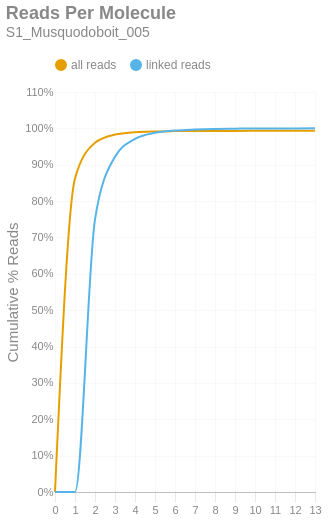

Notebook code cell kept with this figure:
### Markdown cell above
### Reads per Molecule
This chart shows the cumulative distribution of the number of reads per linked molecule. That is, how many alignments are associated with a unique molecule. This excludes the number of reads associated with invalid or absent linked-read barcodes. The `linked` histogram is the percentages recalculated when disregarding singletons.

### Code cell
if SKIPLR:
    print_html(f"Skipped")
else:
    counts = np.bincount(valids['reads'].cast(pl.Int64).to_numpy())
    weighted = counts * np.arange(len(counts))
    all_perc = weighted / n_reads
    linked_perc = weighted / n_linked_reads
    linked_perc[1] = 0
    binned_df = pl.DataFrame({
        'readsper': list(range(len(counts))),
        'all reads (cumsum)': np.cumsum(all_perc).tolist(),
        'linked reads (cumsum)': np.cumsum(linked_perc).tolist(),
    })

    with SafeRender(binned_df):
        (
            density_plot(binned_df, 'Reads Per Molecule', samplename, 'readspmol')
            .encode(
                x=alt.X('readsper:O', title=None).axis(labelAngle=0).scale(padding=0),
                y=alt.Y('value:Q', title='Cumulative % Reads').axis(format='%').stack(False),
                color=alt.Color("key:N").scale(domain=["all reads", "linked reads"]),
                tooltip=[
                    alt.Tooltip("key:N", title="Data Type"),
                    alt.Tooltip("readsper:O", title="Reads Per Molecule"),
                    alt.Tooltip("value:Q", format=".2%", title="% Reads (Cum.)")
                ]            
            )
        ).display()

### Figure 1 — Vega-Lite specification as saved in the notebook (floating-point values rounded to 4 significant figures)
{"width": "container", "height": 400, "config": {"title": {"anchor": "start", "dy": -15, "fontSize": 18, "color": "#888888", "subtitleColor": "#888888", "subtitleFontSize": 14}, "arc": {"fill": "#0072B2"}, "axis": {"domainColor": "#888888", "domainWidth": 0.5, "gridWidth": 0.2, "grid": false, "titleFontWeight": 400, "titleFontSize": 15, "labelFontSize": 11, "labelColor": "#888888", "tickColor": "#888888", "tickWidth": 0.2, "titleColor": "#888888"}, "axisBand": {"grid": false}, "axisX": {"grid": true, "tickSize": 10, "domainCap": "round"}, "axisY": {"domain": false, "grid": true, "tickSize": 0, "domainCap": "round"}, "background": "transparent", "header": {"labelFontSize": 15, "labelColor": "#888888", "titleFontSize": 15, "titleFontWeight": 600, "titleColor": "#888888"}, "legend": {"labelFont": "sans-serif", "labelFontSize": 12, "labelColor": "#888888", "symbolSize": 100, "symbolType": "circle", "titleFontSize": 12, "titlePadding": 10, "titleColor": "#888888", "title": null, "orient": "top"}, "range": {"category": ["#E69F00", "#56B4E9", "#009E73", "#F0E442", "#0072B2", "#D55E00", "#CC79A7", "#000000"], "diverging": ["#cfe8f3", "#a2d4ec", "#73bfe2", "#46abdb", "#1696d2", "#12719e"]}, "area": {"fill": "#0072B2", "fillOpacity": 0.7, "line": true, "strokeOpacity": 0.7}, "line": {"color": "#0072B2", "stroke": "#0072B2", "strokeWidth": 2}, "trail": {"color": "#0072B2", "stroke": "#0072B2", "strokeWidth": 0, "size": 1}, "point": {"filled": true, "fillOpacity": 1.0, "size": 95}, "text": {"color": "#888888", "fontSize": 11, "align": "right", "fontWeight": 400, "size": 11}, "bar": {"fill": "#0072B2", "stroke": null}, "view": {"stroke": null, "continuousWidth": 660, "continuousHeight": 400}}, "data": {"name": "data-84b74162f5bda004cac920670c38d605"}, "mark": {"type": "line", "interpolate": "monotone", "point": {"opacity": 0, "size": 275}}, "encoding": {"color": {"field": "key", "scale": {"domain": ["all reads", "linked reads"]}, "type": "nominal"}, "tooltip": [{"field": "key", "title": "Data Type", "type": "nominal"}, {"field": "readsper", "title": "Reads Per Molecule", "type": "ordinal"}, {"field": "value", "format": ".2%", "title": "% Reads (Cum.)", "type": "quantitative"}], "x": {"axis": {"labelAngle": 0}, "field": "readsper", "scale": {"padding": 0}, "title": null, "type": "ordinal"}, "y": {"axis": {"format": "%"}, "field": "value", "stack": false, "title": "Cumulative % Reads", "type": "quantitative"}}, "params": [{"name": "param_c36ac31b6afebe62", "select": {"type": "point", "fields": ["key"]}, "bind": "legend"}], "title": {"text": "Reads Per Molecule", "subtitle": "S1_Musquodoboit_005"}, "transform": [{"fold": ["all reads (cumsum)", "linked reads (cumsum)"]}, {"calculate": "replace(datum.key, ' (cumsum)', '')", "as": "key"}, {"filter": {"param": "param_c36ac31b6afebe62"}}], "usermeta": {"embedOptions": {"downloadFileName": "S1_Musquodoboit_005.readspmol"}}, "$schema": "https://vega.github.io/schema/vega-lite/v6.1.0.json", "datasets": {"data-84b74162f5bda004cac920670c38d605": [{"readsper": 0, "all reads (cumsum)": 0.0, "linked reads (cumsum)": 0.0}, {"readsper": 1, "all reads (cumsum)": 0.8624, "linked reads (cumsum)": 0.0}, {"readsper": 2, "all reads (cumsum)": 0.9605, "linked reads (cumsum)": 0.7499}, {"readsper": 3, "all reads (cumsum)": 0.983, "linked reads (cumsum)": 0.9218}, {"readsper": 4, "all reads (cumsum)": 0.9894, "linked reads (cumsum)": 0.971}, {"readsper": 5, "all reads (cumsum)": 0.9916, "linked reads (cumsum)": 0.9879}, {"readsper": 6, "all reads (cumsum)": 0.9924, "linked reads (cumsum)": 0.994}, {"readsper": 7, "all reads (cumsum)": 0.9928, "linked reads (cumsum)": 0.9968}, {"readsper": 8, "all reads (cumsum)": 0.993, "linked reads (cumsum)": 0.9985}, {"readsper": 9, "all reads (cumsum)": 0.9931, "linked reads (cumsum)": 0.9992}, {"readsper": 10, "all reads (cumsum)": 0.9932, "linked reads (cumsum)": 0.9997}, {"readsper": 11, "all reads (cumsum)": 0.9932, "linked reads (cumsum)": 0.9998}, {"readsper": 12, "all reads (cumsum)": 0.9932, "linked reads (cumsum)": 0.9998}, {"readsper": 13, "all reads (cumsum)": 0.9932, "linked reads (cumsum)": 1.0}]}}
